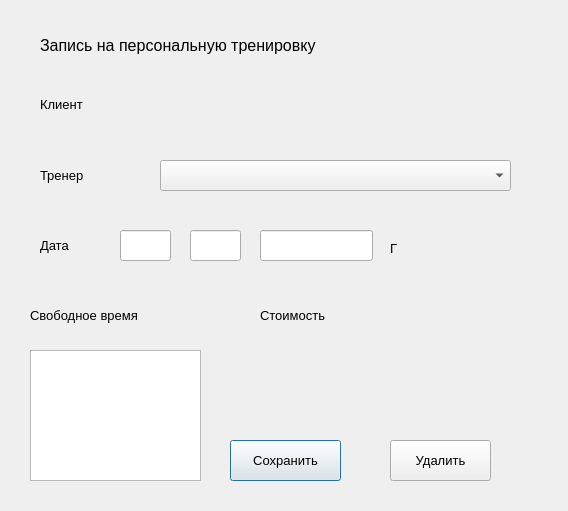
<?xml version="1.0" encoding="UTF-8"?>
<ui version="4.0">
 <class>AddPersonalTrainingDialog</class>
 <widget class="QDialog" name="AddPersonalTrainingDialog">
  <property name="geometry">
   <rect>
    <x>0</x>
    <y>0</y>
    <width>568</width>
    <height>511</height>
   </rect>
  </property>
  <property name="font">
   <font>
    <pointsize>9</pointsize>
   </font>
  </property>
  <property name="windowTitle">
   <string>Dialog</string>
  </property>
  <widget class="QLabel" name="label">
   <property name="geometry">
    <rect>
     <x>40</x>
     <y>30</y>
     <width>351</width>
     <height>31</height>
    </rect>
   </property>
   <property name="font">
    <font>
     <pointsize>12</pointsize>
    </font>
   </property>
   <property name="text">
    <string>Запись на персональную тренировку</string>
   </property>
  </widget>
  <widget class="QLabel" name="label_2">
   <property name="geometry">
    <rect>
     <x>40</x>
     <y>89</y>
     <width>81</width>
     <height>31</height>
    </rect>
   </property>
   <property name="font">
    <font>
     <pointsize>10</pointsize>
    </font>
   </property>
   <property name="text">
    <string>Клиент</string>
   </property>
  </widget>
  <widget class="QLabel" name="Client">
   <property name="geometry">
    <rect>
     <x>150</x>
     <y>90</y>
     <width>371</width>
     <height>31</height>
    </rect>
   </property>
   <property name="font">
    <font>
     <pointsize>10</pointsize>
    </font>
   </property>
   <property name="text">
    <string/>
   </property>
  </widget>
  <widget class="QLabel" name="label_3">
   <property name="geometry">
    <rect>
     <x>40</x>
     <y>160</y>
     <width>71</width>
     <height>31</height>
    </rect>
   </property>
   <property name="font">
    <font>
     <pointsize>10</pointsize>
    </font>
   </property>
   <property name="text">
    <string>Тренер</string>
   </property>
  </widget>
  <widget class="QComboBox" name="TrainerComboBox">
   <property name="geometry">
    <rect>
     <x>160</x>
     <y>160</y>
     <width>351</width>
     <height>31</height>
    </rect>
   </property>
  </widget>
  <widget class="QLabel" name="label_4">
   <property name="geometry">
    <rect>
     <x>40</x>
     <y>230</y>
     <width>61</width>
     <height>31</height>
    </rect>
   </property>
   <property name="font">
    <font>
     <pointsize>10</pointsize>
    </font>
   </property>
   <property name="text">
    <string>Дата</string>
   </property>
  </widget>
  <widget class="QLineEdit" name="DayPersonalTrainingEdit">
   <property name="geometry">
    <rect>
     <x>120</x>
     <y>230</y>
     <width>51</width>
     <height>31</height>
    </rect>
   </property>
  </widget>
  <widget class="QLineEdit" name="MonthPersonalTrainingEdit">
   <property name="geometry">
    <rect>
     <x>190</x>
     <y>230</y>
     <width>51</width>
     <height>31</height>
    </rect>
   </property>
  </widget>
  <widget class="QLineEdit" name="YearPersonalTrainingEdit">
   <property name="geometry">
    <rect>
     <x>260</x>
     <y>230</y>
     <width>113</width>
     <height>31</height>
    </rect>
   </property>
  </widget>
  <widget class="QLabel" name="label_5">
   <property name="geometry">
    <rect>
     <x>390</x>
     <y>240</y>
     <width>55</width>
     <height>16</height>
    </rect>
   </property>
   <property name="font">
    <font>
     <pointsize>10</pointsize>
    </font>
   </property>
   <property name="text">
    <string>Г</string>
   </property>
  </widget>
  <widget class="QListWidget" name="FreeTimelistWidget">
   <property name="geometry">
    <rect>
     <x>30</x>
     <y>350</y>
     <width>171</width>
     <height>131</height>
    </rect>
   </property>
  </widget>
  <widget class="QLabel" name="label_6">
   <property name="geometry">
    <rect>
     <x>30</x>
     <y>300</y>
     <width>151</width>
     <height>31</height>
    </rect>
   </property>
   <property name="font">
    <font>
     <pointsize>10</pointsize>
    </font>
   </property>
   <property name="text">
    <string>Свободное время</string>
   </property>
  </widget>
  <widget class="QLabel" name="label_7">
   <property name="geometry">
    <rect>
     <x>260</x>
     <y>300</y>
     <width>91</width>
     <height>31</height>
    </rect>
   </property>
   <property name="font">
    <font>
     <pointsize>10</pointsize>
    </font>
   </property>
   <property name="text">
    <string>Стоимость</string>
   </property>
  </widget>
  <widget class="QLabel" name="PricePersonalTrainingE">
   <property name="geometry">
    <rect>
     <x>380</x>
     <y>300</y>
     <width>131</width>
     <height>31</height>
    </rect>
   </property>
   <property name="font">
    <font>
     <pointsize>10</pointsize>
    </font>
   </property>
   <property name="text">
    <string/>
   </property>
  </widget>
  <widget class="QPushButton" name="SavePersonalTrainingBtn">
   <property name="geometry">
    <rect>
     <x>230</x>
     <y>440</y>
     <width>111</width>
     <height>41</height>
    </rect>
   </property>
   <property name="font">
    <font>
     <pointsize>10</pointsize>
    </font>
   </property>
   <property name="text">
    <string>Сохранить</string>
   </property>
  </widget>
  <widget class="QPushButton" name="DeletePersonalTrainingBtn">
   <property name="geometry">
    <rect>
     <x>390</x>
     <y>440</y>
     <width>101</width>
     <height>41</height>
    </rect>
   </property>
   <property name="font">
    <font>
     <pointsize>10</pointsize>
    </font>
   </property>
   <property name="text">
    <string>Удалить</string>
   </property>
  </widget>
 </widget>
 <resources/>
 <connections/>
</ui>
